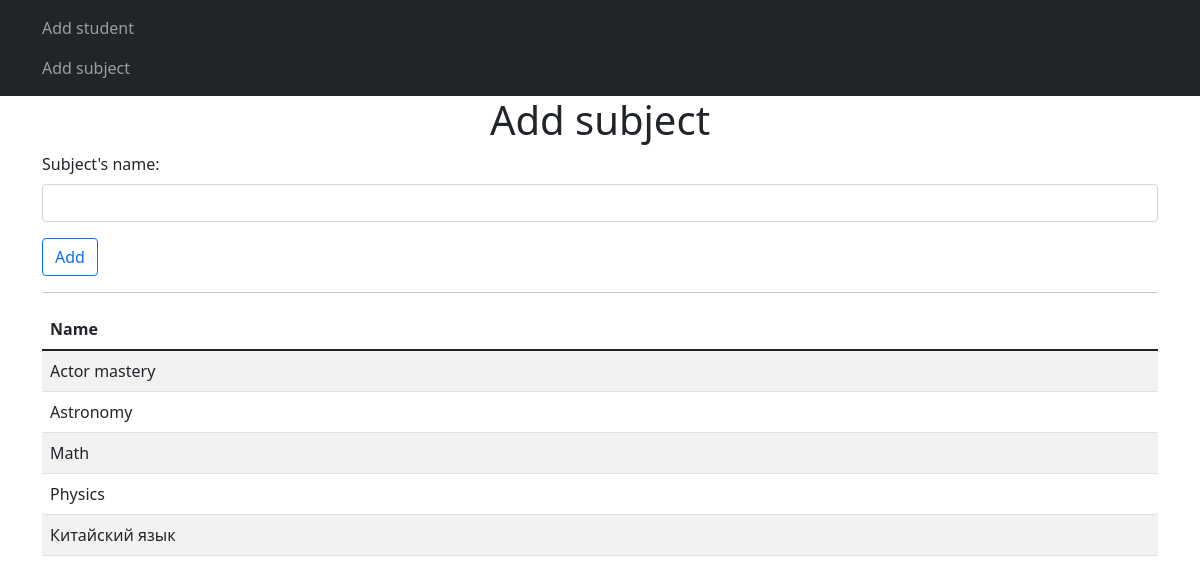
Screenshot of /add-subject with the database file from the repository.
### models.py (models this page shows)
class Subjects(db.Model):
    id = db.Column(db.Integer, primary_key=True)
    name = db.Column(db.String(80), nullable=False)
    student = db.relationship('Students', backref='subjects', lazy=True)

### routes.py (the view, shortened to what this page needs)
@app.route('/add-subject', methods=['GET', 'POST'])
def add_subject():
    form = SubjectForm()
    subjects = Subjects.query.order_by(Subjects.name).all()  # SELECT * FROM subjects ORDER BY name
    return render_template('add_subject.html', form=form, items=subjects)

### forms.py
class SubjectForm(FlaskForm):
    name = StringField('Subject\'s name: ', validators=[DataRequired()])
    submit = SubmitField('Add')

### templates/add_subject.html (shortened to what this page needs)
{% extends 'base.html' %}
{% block content %}
    <h1 class="text-center">Add subject</h1>
    <form action="" method="post">
        <div class="mb-3">
            {{ form.name.label(class="form-label") }}
            {{ form.name(class="form-control") }}
        </div>
        <div class="mb-3">
            {{ form.submit(class="btn btn-outline-primary") }}
        </div>
    </form>
    <hr>
    {% if items|length > 0 %}
        <table class="table table-striped">
            <thead>
                <tr>
                    <th>Name</th>
                </tr>
            </thead>
            <tbody>
                {% for subj in items %}
                    <tr>
                        <td>{{ subj.name }}</td>
                    </tr>
                {% endfor %}
            </tbody>
        </table>
    {% endif %}
{% endblock %}

### rows the page displays
Subjects: name "Actor mastery"
Subjects: name "Astronomy"
Subjects: name "Math"
Subjects: name "Physics"
Subjects: name "Китайский язык"
